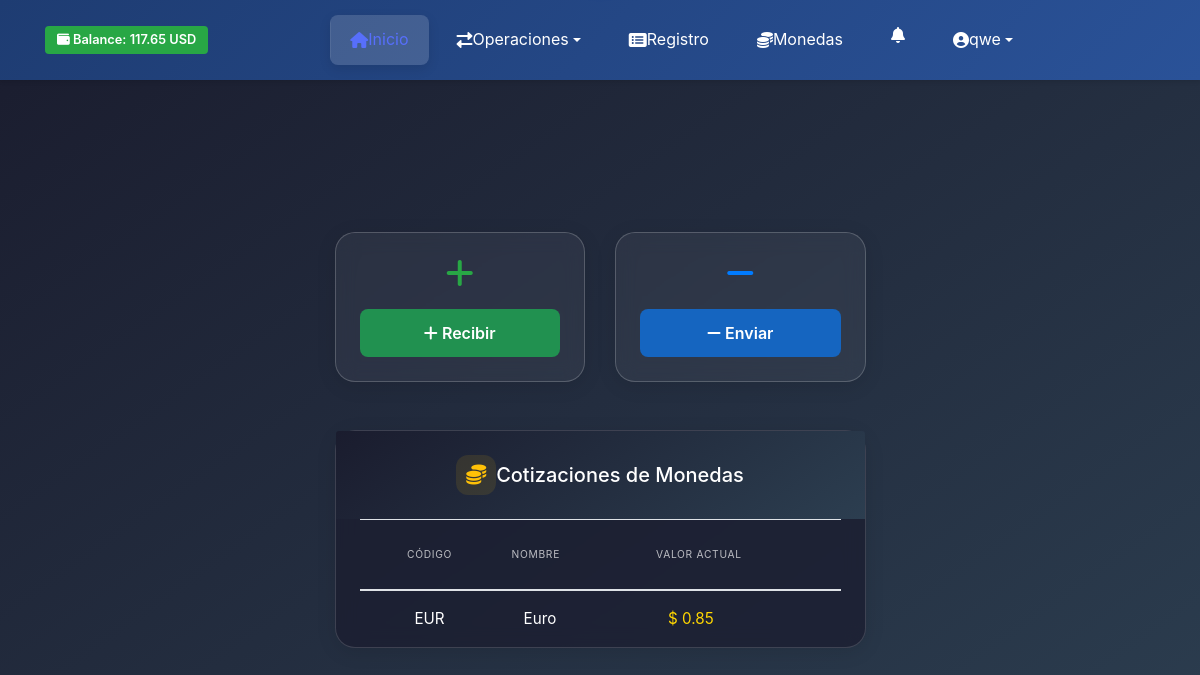
Page /eglisapp/ (signed in) on the committed database.
### login/models.py (models this page shows, shortened)
class PerfilUsuario(models.Model):
    TIPO_USUARIO_CHOICES = [
        ('admin', 'Administrador'),
        ('gestor', 'Gestor'),
        ('contable', 'Contable'),
    ]
    user = models.OneToOneField(User, on_delete=models.CASCADE, related_name='perfil')
    tipo_usuario = models.CharField(max_length=20, choices=TIPO_USUARIO_CHOICES, default='gestor', verbose_name="Tipo de Usuario")
    balance = models.DecimalField(max_digits=15, decimal_places=2, default=0.00, verbose_name="Balance")
    telefono = models.CharField(max_length=20, blank=True, null=True, verbose_name="Teléfono")
    direccion = models.TextField(blank=True, null=True, verbose_name="Dirección")
    fecha_nacimiento = models.DateField(blank=True, null=True, verbose_name="Fecha de Nacimiento")
    avatar = models.ImageField(upload_to='avatars/', blank=True, null=True, verbose_name="Avatar")
    codigo_gestor = models.CharField(max_length=10, unique=True, blank=True, null=True, verbose_name="Código de Gestor")
    limite_remesas = models.DecimalField(max_digits=10, decimal_places=2, default=0, verbose_name="Límite de Remesas")
    comision_porcentaje = models.DecimalField(max_digits=5, decimal_places=2, default=0, verbose_name="Comisión (%)")
    fecha_creacion = models.DateTimeField(auto_now_add=True)
    fecha_actualizacion = models.DateTimeField(auto_now=True)
    creado_por = models.ForeignKey(User, on_delete=models.SET_NULL, null=True, blank=True, related_name='perfiles_creados')
    class Meta:
        verbose_name = "Perfil de Usuario"
        verbose_name_plural = "Perfiles de Usuarios"

### remesas/models.py (models this page shows, shortened)
class Moneda(models.Model):
    codigo = models.CharField(max_length=10, unique=True, verbose_name='Código')
    nombre = models.CharField(max_length=50, verbose_name='Nombre')
    valor_actual = models.DecimalField(
        max_digits=15,
        decimal_places=6,
        verbose_name='Valor Actual',
        help_text='Valor actual de la moneda respecto al USD'
    )
    valor_comercial = models.DecimalField(
        max_digits=15,
        decimal_places=6,
        verbose_name='Valor Comercial',
        help_text='Valor comercial de la moneda para transacciones'
    )
    activa = models.BooleanField(default=True, verbose_name='Activa')
    fecha_creacion = models.DateTimeField(auto_now_add=True)
    fecha_actualizacion = models.DateTimeField(auto_now=True)
    class Meta:
        verbose_name = 'Moneda'
        verbose_name_plural = 'Monedas'
        ordering = ['codigo']

### eglisapp/views.py (the view)
# urls.py: 2. Add a URL to urlpatterns:  path('', views.home, name='home')
@login_required
def home(request):
    from remesas.models import Moneda
    monedas = Moneda.objects.filter(activa=True).exclude(codigo='USD')
    return render(request, 'eglisapp/home.html', {'monedas': monedas})

### remesas/context_processors.py (called while the page is built)
def user_balance(request):
    context = {
        'user_balance': None,
        'user_balance_moneda': 'USD'
    }
    if request.user.is_authenticated:
        try:
            perfil = request.user.perfil
            context['user_balance'] = perfil.balance
            context['user_balance_moneda'] = 'USD'  # El balance siempre está en USD
        except Exception:
            context['user_balance'] = Decimal('0.00')
            context['user_balance_moneda'] = 'USD'
    return context

### eglisapp/templates/eglisapp/home.html (shortened to what this page needs)
{% extends "eglisapp/base.html" %}
{% load static %}
{% block content %}
<section class="hero-section min-vh-100 d-flex align-items-center py-4 py-md-5" style="background: transparent;">
    <div class="container px-4">
        <div class="row justify-content-center mb-4 mb-md-5">
            <div class="col-12 col-md-8 col-lg-6">
                <div class="row g-3 g-md-4">
                    <div class="col-12 col-md-6">
                        <div class="card h-100 bg-recibir hover-shadow transition">
                            <div class="card-body text-center p-3 p-sm-4">
                                <div class="mb-3">
                                    <i class="fas fa-plus fa-2x fa-sm-3x text-success"></i>
                                </div>
                                <a href="{% url 'remesas:nueva_remesa' %}" class="btn w-100 btn-action btn-recibir">
                                    <i class="fas fa-plus me-2"></i> Recibir
                                </a>
                            </div>
                        </div>
                    </div>
                    <div class="col-12 col-sm-6">
                        <div class="card h-100 bg-enviar hover-shadow transition">
                            <div class="card-body text-center p-3 p-sm-4">
                                <div class="mb-3">
                                    <i class="fas fa-minus fa-2x fa-sm-3x text-primary"></i>
                                </div>
                                <a href="{% url 'remesas:crear_pago' %}" class="btn w-100 btn-action btn-enviar">
                                    <i class="fas fa-minus me-2"></i> Enviar
                                </a>
                            </div>
                        </div>
                    </div>
                </div>
            </div>
        </div>
        <div class="row justify-content-center">
            <div class="col-12 col-md-8 col-lg-6">
                <div class="card shadow-lg cotizaciones-card">
                    <div class="card-header py-4 border-0" style="background: linear-gradient(145deg, #1a1c2e, #2c3e50);">
                        <div class="d-flex align-items-center justify-content-center">
                            <div class="header-icon me-3">
                                <i class="fas fa-coins fa-lg text-warning"></i>
                            </div>
                            <h5 class="mb-0 text-white fw-semibold">Cotizaciones de Monedas</h5>
                        </div>
                    </div>
                    <div class="card-body px-4 py-0">
                        <div class="table-responsive">
                            <table class="table table-hover mb-0 cotizaciones-table">
                                <thead>
                                    <tr>
                                        <th class="py-4 text-center text-uppercase"><small>Código</small></th>
                                        <th class="py-4 text-uppercase"><small>Nombre</small></th>
                                        <th class="py-4 text-end text-uppercase"><small>Valor Actual</small></th>
                                    </tr>
                                </thead>
                                <tbody>
                                    {% for moneda in monedas %}
                                    <tr class="cotizacion-row">
                                        <td class="py-3 px-4 border-0 text-center">
                                            <span class="text-white-75">{{ moneda.codigo }}</span>
                                        </td>
                                        <td class="py-3 px-4 border-0">
                                            <span class="text-white-75">{{ moneda.nombre }}</span>
                                        </td>
                                        <td class="py-3 px-4 border-0 text-end">
                                            <span class="fw-semibold" style="color: #ffd700;">$ {{ moneda.valor_actual|floatformat:2 }}</span>
                                        </td>
                                    </tr>
                                    {% endfor %}
                                </tbody>
                            </table>
                        </div>
                    </div>
                </div>
            </div>
        </div>
    </div>
</section>
{% endblock %}

### eglisapp/templates/eglisapp/base.html (shortened to what this page needs)
<!DOCTYPE html>
<html lang="es">
<head>
    {% load static %}
    <link href="{% static 'eglisapp/vendor/bootstrap/css/bootstrap.min.css' %}" rel="stylesheet">
    <link href="{% static 'eglisapp/css/gestion.css' %}" rel="stylesheet">
    <link rel="stylesheet" href="https://cdnjs.cloudflare.com/ajax/libs/font-awesome/6.0.0/css/all.min.css">
    <link rel="stylesheet" href="https://cdn.jsdelivr.net/npm/sweetalert2@11/dist/sweetalert2.min.css">
</head>
<body>
    <nav class="navbar navbar-expand-lg navbar-dark sticky-top py-2" id="mainNav">
        <div class="container">
            {% if user.is_authenticated and user_balance is not None %}
            <div class="d-flex align-items-center">
              {% if user_balance >= 0 %}
              <span class="badge bg-success rounded-pill fs-4">
              <i class="fas fa-wallet me-1"></i>
              <span class="fw-medium">Balance:</span>
                {{ user_balance|floatformat:2 }} {{ user_balance_moneda }}
              </span>
              {% else %}
              <span class="badge bg-danger rounded-pill fs-4">
              <i class="fas fa-exclamation-triangle me-1"></i>
              <span class="fw-medium">Balance:</span>
                {{ user_balance|floatformat:2 }} {{ user_balance_moneda }}
              </span>
              {% endif %}
            </div>
            {% endif %}
      <div class="collapse navbar-collapse mt-2 mt-lg-0" id="navbarResponsive">
        <ul class="navbar-nav mx-auto">
          <li class="nav-item {% if request.resolver_match.url_name == 'home' %}active{% endif %}">
            <a class="nav-link d-flex align-items-center gap-2" href="{% url 'home' %}">
              <i class="fas fa-home"></i>
              <span>Inicio</span>
            </a>
          </li>
          <li class="nav-item dropdown {% if request.resolver_match.url_name in 'nueva_remesa,crear_pago' %}active{% endif %}">
            <a class="nav-link dropdown-toggle d-flex align-items-center gap-2" href="#" id="remesasDropdown"
               role="button" data-toggle="dropdown" aria-haspopup="true" aria-expanded="false">
              <i class="fas fa-exchange-alt"></i>
              <span>Operaciones</span>
            </a>
          </li>
          <li class="nav-item {% if request.resolver_match.url_name == 'registro_transacciones' %}active{% endif %}">
            <a class="nav-link d-flex align-items-center gap-2" href="{% url 'remesas:registro_transacciones' %}">
              <i class="fas fa-list-alt"></i>
              <span>Registro</span>
            </a>
          </li>
          <li class="nav-item {% if request.resolver_match.url_name == 'lista_monedas' %}active{% endif %}">
            <a class="nav-link d-flex align-items-center gap-2" href="{% url 'remesas:lista_monedas' %}">
              <i class="fas fa-coins"></i>
              <span>Monedas</span>
            </a>
          </li>
          {% if user.is_authenticated %}
          <li class="nav-item {% if request.resolver_match.url_name == 'destinatarios' %}active{% endif %}">
            <a class="nav-link d-flex align-items-center gap-2" href="{% url 'notificaciones:destinatarios' %}"
               title="Gestión de Destinatarios" data-bs-toggle="tooltip">
              <i class="fas fa-bell"></i>
            </a>
          </li>
          {% endif %}
          {% if user.is_authenticated %}
            <li class="nav-item dropdown">
              <a class="nav-link dropdown-toggle d-flex align-items-center gap-2" href="#"
                 id="navbarDropdown" role="button" data-toggle="dropdown"
                 aria-haspopup="true" aria-expanded="false">
                <i class="fas fa-user-circle"></i>
                <span>{{ user.username }}</span>
              </a>
            </li>
          {% endif %}
        </ul>
      </div>
    </div>
  </nav>
  <div class="pull-to-refresh-container">
  </div>
    {% block content %}
    {% endblock %}
</body>
</html>

### eglisapp/static/eglisapp/css/gestion.css (style rules this page uses)
:root { --primary-gradient: linear-gradient(135deg, #1a2980 0%, #576ffb 100%); --text-color: #e2e8f0; --nav-bg: rgba(26, 32, 44, 0.95); --nav-text: #ffffff; --accent: #4facfe; --hover-color: #576ffb; --card-bg: rgba(26, 32, 44, 0.8); --border-color: rgba(255, 255, 255, 0.1); --nav-hover-bg: rgba(255, 255, 255, 0.1); --nav-active-bg: rgba(255, 255, 255, 0.15); }
body { display: grid; grid-template-rows: auto 1fr auto; min-height: 100vh; background: #07519c; min-height: 100vh; color: #1e293b; font-family: 'Inter', sans-serif; line-height: 1.6; margin: 0; padding: 0; }
.hero-section { background: var(--primary-gradient); padding: 6rem 0; position: relative; overflow: hidden; }
.hero-section::before { content: ''; position: absolute; top: 0; left: 0; right: 0; bottom: 0; background: url('../img/pattern.png'); opacity: 0.1; }
.navbar-dark { background: linear-gradient(135deg, #1e3c72 0%, #2a5298 100%); box-shadow: 0 2px 4px rgba(0, 0, 0, 0.1); }
.nav-item { margin: 0 0.25rem; position: relative; border-radius: 8px; transition: all 0.3s ease; }
.nav-link { color: var(--nav-text) !important; padding: 0.75rem 1.25rem !important; border-radius: 8px; transition: all 0.3s cubic-bezier(0.4, 0, 0.2, 1); position: relative; overflow: hidden; }
.nav-link::before { content: ''; position: absolute; top: 0; left: 0; width: 100%; height: 100%; background: var(--nav-hover-bg); transform: translateX(-100%); transition: transform 0.3s ease; z-index: -1; border-radius: 8px; }
.nav-item.active .nav-link { background: var(--nav-active-bg); color: var(--hover-color) !important; box-shadow: 0 4px 12px rgba(0, 0, 0, 0.1); }

### eglisapp/templates/eglisapp/base.html (style rules this page uses)
:root { --navbar-height-mobile: 60px; --navbar-height-desktop: 80px; }
html, body { -webkit-tap-highlight-color: transparent; margin: 0; padding: 0; min-height: 100vh; color: #ffffff; }
body { background: linear-gradient(145deg, #1a1c2e, #2c3e50) fixed; background-size: cover; }
.pull-to-refresh-container { position: fixed; top: 0; left: 0; right: 0; height: 120px; z-index: 2000; pointer-events: none; overflow: hidden; }
.navbar { min-height: var(--navbar-height-mobile); }
@media (min-width: 992px) { .navbar { min-height: var(--navbar-height-desktop); } }
.nav-link { padding: 0.75rem 1rem; }
.badge { padding: 0.5em 0.75em; }

### eglisapp/templates/eglisapp/home.html (style rules this page uses)
.hover-shadow { transition: all 0.3s ease; border: 1px solid rgba(255, 255, 255, 0.1); }
.transition { transition: all 0.3s ease; }
.bg-recibir { background: #219150; color: #fff; border: none; }
.bg-enviar { background: #1565c0; color: #fff; border: none; }
.btn-recibir { background-color: #219150; color: #fff; }
.btn-enviar { background-color: #1565c0; color: #fff; }
.btn-action { padding: 0.75rem 1.5rem; font-weight: 600; border-radius: 0.5rem; transition: all 0.3s ease; border: none; }
.cotizaciones-card { background: rgba(26, 28, 46, 0.7); }
.header-icon { width: 40px; height: 40px; display: flex; align-items: center; justify-content: center; background: rgba(255, 193, 7, 0.1); border-radius: 12px; }
.cotizaciones-table { font-size: 0.95rem; color: #fff; margin: 0; }
.cotizaciones-table thead { border-bottom: 2px solid rgba(255, 255, 255, 0.1); }
.cotizaciones-table th { font-weight: 600; letter-spacing: 0.7px; color: rgba(255, 255, 255, 0.7); text-transform: uppercase; font-size: 0.8rem; }
.cotizacion-row { border-bottom: 1px solid rgba(255, 255, 255, 0.05); }
.cotizacion-row td { vertical-align: middle; }
.cotizacion-row:last-child { border-bottom: none; }
.card { backdrop-filter: blur(10px); border: 1px solid rgba(255, 255, 255, 0.15); border-radius: 1.25rem; box-shadow: 0 4px 20px rgba(0, 0, 0, 0.1); }
.card.bg-recibir, .card.bg-enviar { background-color: rgba(255, 255, 255, 0.05); backdrop-filter: blur(10px); border: 1px solid rgba(255, 255, 255, 0.2); }
.badge { font-weight: 600; padding: 0.5rem 0.75rem; font-size: 0.8rem; }
.card, .btn, .badge { transition: all 0.3s cubic-bezier(0.4, 0, 0.2, 1); }
.table tbody tr { transition: background-color 0.2s ease; }

### rows in the picture
PerfilUsuario: balance "117.65"
Moneda: codigo "EUR", nombre "Euro", valor_actual "0.85"

### other values in the picture
{{ user_balance_moneda }} "USD"
{{ user.username }} "qwe"
